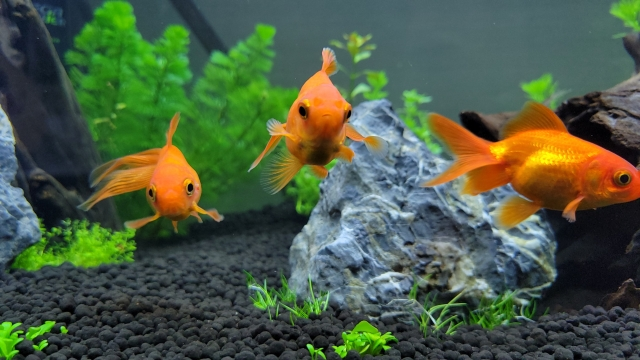
//> input picture 09/images/aquarium.jpg, 640 x 360 px
$ ./mc09-2   (built with g++ and OpenCV 4)
//> lines starting //> are read from the running program, lines starting //| are printed output that depends on the picture; after the words box and inside, x2 and y2 are one past the last pixel; in counts of white or black regions, pixels touching at a corner belong together
// g++ mc09-2.cpp -std=c++11 `pkg-config --cflags --libs opencv4`
#include <opencv2/opencv.hpp>

// ソーベルフィルタでエッジ画像(8bit)を作成
static cv::Mat makeSobelEdge(const cv::Mat &binary)
{
  cv::Mat gx, gy, absGx, absGy, edge;
  cv::Sobel(binary, gx, CV_16S, 1, 0);
  cv::Sobel(binary, gy, CV_16S, 0, 1);
  cv::convertScaleAbs(gx, absGx);
  cv::convertScaleAbs(gy, absGy);
  cv::addWeighted(absGx, 0.5, absGy, 0.5, 0, edge);
  cv::threshold(edge, edge, 0, 255, cv::THRESH_BINARY | cv::THRESH_OTSU);
  return edge;
}

int main(int argc, const char *argv[])
{
  // 画像読み込み
  cv::Mat sourceImage = cv::imread("images/aquarium.jpg");
//> sourceImage is the input picture: 360 rows x 640 cols, CV_8UC3; mean B, G, R 68.3, 92.7, 76.7
  cv::Mat templateImage = cv::imread("images/fish.jpg");
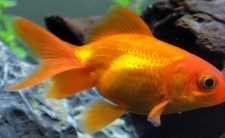
//> input picture 09/images/fish.jpg, 225 x 138 px
//> templateImage is the input picture: 138 rows x 225 cols, CV_8UC3; mean B, G, R 54.2, 91, 121.9

  cv::Mat graySourceImage, grayTemplateImage;
  cv::Mat binarySourceImage, binaryTemplateImage;
  cv::Mat edgeSourceImage, edgeTemplateImage;
  cv::Mat distSourceImage;
  cv::Mat normalizedSourceImage;

  if (sourceImage.empty() || templateImage.empty())
  {
    printf("File not found\n");
    exit(0);
  }

  // 出力画像
  cv::Mat resultImage(cv::Size(sourceImage.cols, sourceImage.rows), CV_8UC3);
  cv::Point matchPoint;
  cv::Rect resultRect(0, 0, templateImage.cols, templateImage.rows);
//> resultRect = Rect(0, 0, 225, 138)
  double val;

  // 入力画像の距離変換画像を作成
  // 画像のグレースケール化&二値化
  cv::cvtColor(sourceImage, graySourceImage, cv::COLOR_BGR2GRAY);
  cv::threshold(graySourceImage, binarySourceImage, 0, 255, cv::THRESH_BINARY | cv::THRESH_OTSU);
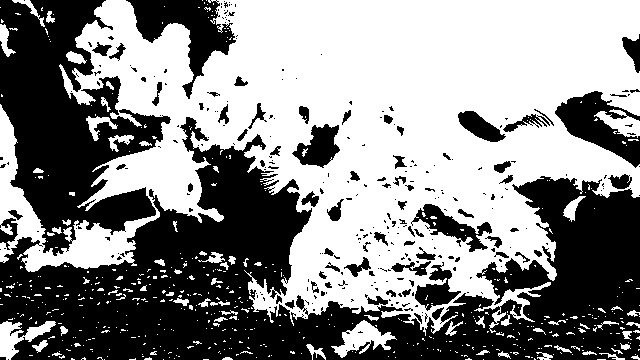
//> binarySourceImage: 360 rows x 640 cols, CV_8UC1; 54.2% white; 294 black regions (219 under 20 px), largest, box (x1, y1, x2, y2) and area: (0, 117, 640, 360) 65739, (0, 0, 171, 256) 22512, (126, 0, 236, 99) 3964

  // ソーベルフィルタでエッジ抽出
  edgeSourceImage = makeSobelEdge(binarySourceImage);
//> in makeSobelEdge, `cv::convertScaleAbs(gx, absGx);`: absGx: 360 rows x 640 cols, CV_8UC1; 14.9% white in thin lines or dots
//> in makeSobelEdge, `cv::convertScaleAbs(gy, absGy);`: absGy: 360 rows x 640 cols, CV_8UC1; 15.7% white in thin lines or dots
//> in makeSobelEdge, `cv::threshold(edge, edge, 0, 255, cv::THRESH_BINARY | cv::THRESH_OTSU);`:
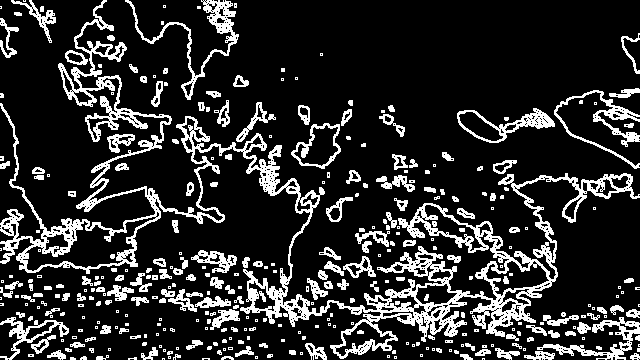
//> edge: 360 rows x 640 cols, CV_8UC1; 17.6% white; 360 white regions (188 under 20 px), largest, box (x1, y1, x2, y2) and area: (0, 0, 640, 359) 20225, (125, 0, 239, 100) 1426, (554, 90, 640, 169) 1128

  // 白黒反転 (エッジを0、それ以外を255にして距離変換できるようにする)
  cv::bitwise_not(edgeSourceImage, edgeSourceImage);

  // 距離変換 (各画素から最も近いエッジまでの距離)
  cv::distanceTransform(edgeSourceImage, distSourceImage, cv::DIST_L2, 5);

  // 正規化 (0〜255)
  cv::normalize(distSourceImage, normalizedSourceImage, 0.0, 255.0, cv::NORM_MINMAX, CV_8U);

  // テンプレート画像のエッジ画像を作成
  // 画像のグレースケール化&二値化
  cv::cvtColor(templateImage, grayTemplateImage, cv::COLOR_BGR2GRAY);
  cv::threshold(grayTemplateImage, binaryTemplateImage, 0, 255, cv::THRESH_BINARY | cv::THRESH_OTSU);
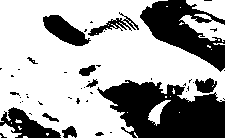
//> binaryTemplateImage: 138 rows x 225 cols, CV_8UC1; 66% white; 47 black regions (34 under 20 px), largest, box (x1, y1, x2, y2) and area: (97, 80, 225, 138) 4930, (140, 0, 225, 72) 2878, (0, 107, 61, 138) 875

  // ソーベルフィルタでエッジ抽出
  edgeTemplateImage = makeSobelEdge(binaryTemplateImage);
//> in makeSobelEdge (call 2), `cv::Sobel(binary, gy, CV_16S, 0, 1);`:
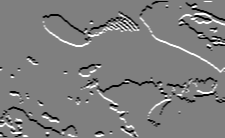
//> gy: 138 rows x 225 cols, CV_16SC1; min -1020, max 1020, mean -7.5; drawn with min black and max white
//> in makeSobelEdge (call 2), `cv::convertScaleAbs(gx, absGx);`: absGx: 138 rows x 225 cols, CV_8UC1; 13.1% white in thin lines or dots
//> in makeSobelEdge (call 2), `cv::convertScaleAbs(gy, absGy);`: absGy: 138 rows x 225 cols, CV_8UC1; 14.1% white in thin lines or dots
//> in makeSobelEdge (call 2), `cv::threshold(edge, edge, 0, 255, cv::THRESH_BINARY | cv::THRESH_OTSU);`:
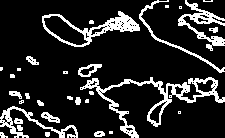
//> edge: 138 rows x 225 cols, CV_8UC1; 15.5% white; 32 white regions (13 under 20 px), largest, box (x1, y1, x2, y2) and area: (80, 77, 225, 138) 1496, (42, 11, 140, 47) 881, (178, 0, 225, 51) 670

  // 距離変換画像とテンプレート画像のエッジ画像でマッチング
  // チャンファーマッチングはエッジ上の距離値の総和が最小となる位置が最良 → TM_CCORRの最小値
  cv::matchTemplate(normalizedSourceImage, edgeTemplateImage, resultImage, cv::TM_CCORR);
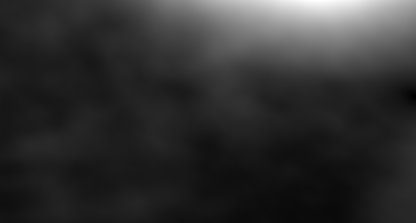
//> resultImage: 223 rows x 416 cols, CV_32FC1; min 159378.8, max 119165320, mean 22743176; drawn with min black and max white

  double minVal, maxVal;
  cv::Point minLoc, maxLoc;
  cv::minMaxLoc(resultImage, &minVal, &maxVal, &minLoc, &maxLoc);
//> minVal = 159378.8; maxVal = 119165320; minLoc = Point(415, 96); maxLoc = Point(316, 0)
  matchPoint = minLoc;
//> matchPoint = Point(415, 96)
  val = minVal;
//> val = 159378.8
  printf("chamfer dissimilarity = %f at (%d, %d)\n", val, matchPoint.x, matchPoint.y);
//| chamfer dissimilarity = 159378.781250 at (415, 96)

  cv::Rect p = cv::Rect(matchPoint, templateImage.size());
//> p = Rect(415, 96, 225, 138)
  cv::rectangle(sourceImage, p, cv::Scalar(0, 0, 255), 3);

  cv::imshow("Source", sourceImage);
  cv::imshow("Template", templateImage);
  cv::imshow("EdgeSource", edgeSourceImage);
  cv::imshow("NormalizedSource", normalizedSourceImage);
  cv::imshow("EdgeTemplate", edgeTemplateImage);

  cv::waitKey(0);

  return 0;
}
